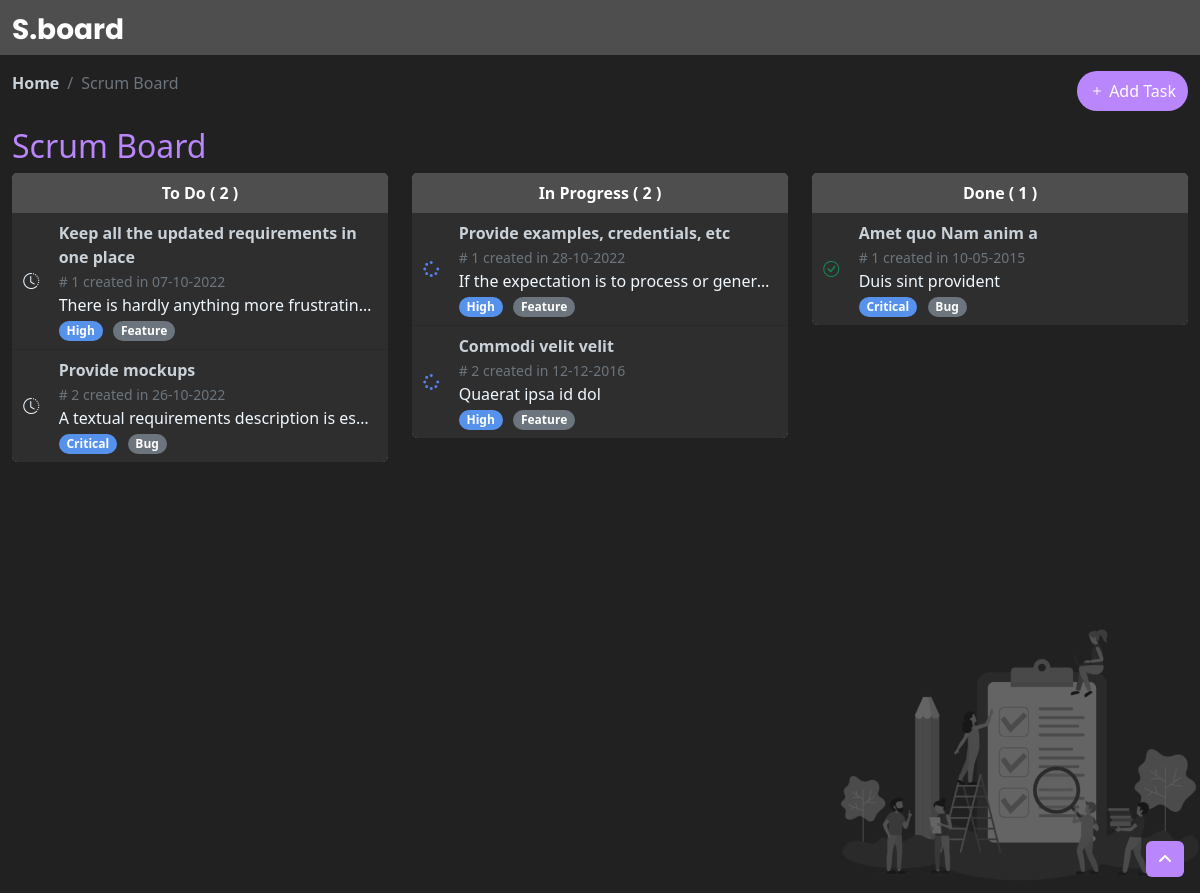
The page / on the database its author committed.
### tables this page shows
CREATE TABLE IF NOT EXISTS `tasks` (
  `id` int NOT NULL AUTO_INCREMENT,
  `title` varchar(255) NOT NULL,
  `type_id` int NOT NULL,
  `priority_id` int NOT NULL,
  `status_id` int NOT NULL,
  `task_datetime` timestamp NOT NULL,
  `description` text NOT NULL,
  PRIMARY KEY (`id`),
  KEY `type_id` (`type_id`),
  KEY `priority_id` (`priority_id`),
  KEY `status_id` (`status_id`)
);

CREATE TABLE IF NOT EXISTS `priorities` (
  `id` int NOT NULL AUTO_INCREMENT,
  `name` varchar(255) NOT NULL,
  PRIMARY KEY (`id`)
);

CREATE TABLE IF NOT EXISTS `types` (
  `id` int NOT NULL AUTO_INCREMENT,
  `name` varchar(255) NOT NULL,
  PRIMARY KEY (`id`)
);

### scripts.php (called while the page is built, shortened)
<?php
include('database.php');
function getTasks($status)
{
    global $conn;
    $sql = "SELECT
        ta.id as id ,
        ta.title as title ,
        ty.name as type,
        s.name as status,
        s.id as id_status,
        p.name as priority,
        p.id as id_priority,
        ta.task_datetime as date,
        ta.description as description
    FROM
        tasks as ta ,
        priorities as p ,
        statuses as s ,
        types as ty
    WHERE
        ta.type_id = ty.id
    and
        ta.status_id = s.id
    and
        ta.priority_id = p.id
    and
        s.name= '$status'";
    $res = $conn->query($sql);
    return $res;
}

### index.php (the view, shortened to what this page needs)
<?php
include('scripts.php');
$toDo = getTasks('To Do');
$inProgress = getTasks('In Progress');
$done = getTasks('Done');
?>
<!DOCTYPE html>
<html lang="en">
<head>
	<link rel="stylesheet" href="assets/css/default/app.min.css">
	<link rel="stylesheet" href="https://cdn.jsdelivr.net/npm/bootstrap-icons@1.9.1/font/bootstrap-icons.css" />
	<link rel="stylesheet" href="https://cdnjs.cloudflare.com/ajax/libs/font-awesome/6.2.0/css/all.min.css" />
	<link rel="stylesheet" href="https://cdnjs.cloudflare.com/ajax/libs/limonte-sweetalert2/11.6.1/sweetalert2.min.css" />
	<link href="assets/css/style.css" rel="stylesheet" />
</head>
<body class="main-style">
	<div id="app" class="app-without-sidebar">
		<header>
			<nav class="navbar header-color">
				<div class="container-fluid">
					<a class="navbar-brand" href="#">
						<h3 class="fw-bold text-white logo">S.board</h3>
					</a>
				</div>
			</nav>
			<div class="container-fluid">
				<div class="bread">
					<ol class="breadcrumb">
						<li class="breadcrumb-item"><a href="#" class="text-decoration-none fw-bold title">Home</a></li>
						<li class="breadcrumb-item active title" aria-current="page">Scrum Board</li>
					</ol>
					<button type="button" class="btn btn-secondary rounded-pill float-end btn-add-task" onclick="addTask()" data-bs-toggle="modal" data-bs-target="#myModal">
						<i class="bi bi-plus"></i>
						Add Task
					</button>
				</div>
				<h2 class="title-board">Scrum Board</h2>
			</div>
		</header>
		<div id="content" class="app-content container-fluid">
			<div class="row" id="all-tasks">
				<div class="col-md-4 col-sm-12 mb-3">
					<div class="card">
						<div class="card-header text-center header-color text-white bg-dark fw-bold list-header-color">
							To Do (<span id="count-todo">
								<?= mysqli_num_rows($toDo); ?>
							</span>)
						</div>
						<div class="list-group list-group-flush" id="toDo">
							<?php
							foreach ($toDo as $key => $row) { ?>
								<button type="button" class="list-group-item card-color" data-status="<?= $row['id_status'] ?>" data-id="<?= $row['id'] ?>" id="<?= $row['id'] ?>" onclick="getTask(<?= $row['id'] ?>)">
									<div class="row">
										<div class="col-1 my-auto d-flex justify-content-center">
											<i class="fa-solid d-flex bi bi-clock-history"></i>
										</div>
										<div class="col-11">
											<p class="fs-6 fw-semibold title m-0" data="<?= $row['title'] ?>">
												<?= $row['title'] ?>
											</p>
											<small class="fw-light text-muted" data="<?= $row['date'] ?>">#
												<?= $key + 1 ?> created in
												<?= date('d-m-Y', strtotime($row['date'])) ?>
											</small>
											<div class="text-truncate text-break" data="<?= $row['description'] ?>" title="<?= $row['description'] ?>">
												<?= $row['description'] ?>
											</div>
											<span class="badge rounded-pill text-white blue-color" data="<?= $row['id_priority'] ?>">
												<?= $row['priority'] ?>
											</span>
											<span class="badge rounded-pill text-bg-secondary" data="<?= $row['type'] ?>">
												<?= $row['type'] ?>
											</span>
										</div>
									</div>
								</button>
							<?php
							}
							?>
						</div>
					</div>
				</div>
				<div class="col-md-4 col-sm-12 mb-3">
					<div class="card">
						<div class="card-header text-center header-color text-white bg-dark fw-bold list-header-color">
							In Progress (<span id="count-in-progress">
								<?= mysqli_num_rows($inProgress); ?>
							</span>)</div>
						<div class="list-group list-group-flush" id="inProgress">
							<?php
							foreach ($inProgress as $key => $row) { ?>
								<button type="button" class="list-group-item card-color" data-status="<?= $row['id_status'] ?>" data-id="<?= $row['id'] ?>" id="<?= $row['id'] ?>" onclick="getTask(<?= $row['id'] ?>)">
									<div class="row">
										<div class="col-1 my-auto d-flex justify-content-center">
											<i class="fa-solid d-flex fa-spinner fa-spin-pulse"></i>
										</div>
										<div class="col-11">
											<p class="fs-6 fw-semibold title m-0" data="<?= $row['title'] ?>">
												<?= $row['title'] ?>
											</p>
											<small class="fw-light text-muted" data="<?= $row['date'] ?>">#
												<?= $key + 1 ?> created in
												<?= date('d-m-Y', strtotime($row['date'])) ?>
											</small>
											<div class="text-truncate text-break" data="<?= $row['description'] ?>" title="<?= $row['description'] ?>">
												<?= $row['description'] ?>
											</div>
											<span class="badge rounded-pill text-white blue-color" data="<?= $row['id_priority'] ?>">
												<?= $row['priority'] ?>
											</span>
											<span class="badge rounded-pill text-bg-secondary" data="<?= $row['type'] ?>">
												<?= $row['type'] ?>
											</span>
										</div>
									</div>
								</button>
							<?php
							}
							?>
						</div>
					</div>
				</div>
				<div class="col-md-4 col-sm-12 mb-3">
					<div class="card">
						<div class="card-header text-center header-color text-white bg-dark fw-bold list-header-color">
							Done (<span id="count-done">
								<?= mysqli_num_rows($done); ?>
							</span>)</div>
						<div class="list-group list-group-flush" id="done">
							<?php
							foreach ($done as $key => $row) { ?>
								<button type="button" class="list-group-item card-color" data-status="<?= $row['id_status'] ?>" data-id="<?= $row['id'] ?>" id="<?= $row['id'] ?>" onclick="getTask(<?= $row['id'] ?>)">
									<div class="row">
										<div class="col-1 my-auto d-flex justify-content-center">
											<i class="fa-solid d-flex bi bi-check-circle text-success"></i>
										</div>
										<div class="col-11">
											<p class="fs-6 fw-semibold title m-0" data="<?= $row['title'] ?>">
												<?= $row['title'] ?>
											</p>
											<small class="fw-light text-muted" data="<?= $row['date'] ?>">#
												<?= $key + 1 ?> created in
												<?= date('d-m-Y', strtotime($row['date'])) ?>
											</small>
											<div class="text-truncate text-break" data="<?= $row['description'] ?>" title="<?= $row['description'] ?>">
												<?= $row['description'] ?>
											</div>
											<span class="badge rounded-pill text-white blue-color" data="<?= $row['id_priority'] ?>">
												<?= $row['priority'] ?>
											</span>
											<span class="badge rounded-pill text-bg-secondary" data="<?= $row['type'] ?>">
												<?= $row['type'] ?>
											</span>
										</div>
									</div>
								</button>
							<?php
							}
							?>
						</div>
					</div>
				</div>
			</div>
		</div>
	</div>
	<a id="to-top" class="btn btn-icon btn-circle btn-success btn-scroll-to-top btn-add-task" data-toggle="scroll-to-top">
		<i class="fa fa-angle-up"></i>
	</a>
</body>
</html>

### assets/css/style.css (style rules this page uses)
:root { --bg-color: #212121; --card-color: #2e2e2e; --header-color: #4e4e4e; --blue-color: #5680E9; --violet-color: #ba86fc; --hover-color: #474747; --yellow-color: #ECD06F; --violet-color: #ba86fc; --white-color: #fafafa; }
.logo { font-family: 'Poppins', sans-serif; padding-bottom: 0; margin-bottom: 0; }
.navbar-brand { padding-bottom: 0; margin-bottom: 0; }
.btn-scroll-to-top { position: fixed; right: 1rem; bottom: 1rem; cursor: pointer; }
.main-style { background-color: var(--bg-color); }
.app-content { background-color: var(--bg-color); min-height: 90vh; background: url(../img/cover/cover.png) no-repeat fixed; background-size: 360px; background-position: right bottom; }
.title-board { color: var(--violet-color); }
.title { color: #c9d1d9; }
.bread { padding: 1rem 0; display: flex; justify-content: space-between; }
.header-color { background-color: var(--header-color) !important; }
.btn-add-task { background-color: var(--violet-color) !important; --bs-btn-border-color: none; }
.card { --bs-card-border-color: none !important; }
.card-color { background-color: var(--card-color); color: aliceblue; }
.blue-color { background-color: #5692EC; margin-right: .4rem; }
.fa-spinner { color: var(--blue-color); }
.list-group-item { text-align: left !important; }

### rows shown on the page
tasks: title "Keep all the updated requirements in one place", task_datetime "07-10-2022", description "There is hardly anything more frustratin…", priority.name "High", type.name "Feature"
tasks: title "Provide mockups", task_datetime "26-10-2022", description "A textual requirements description is es…", priority.name "Critical", type.name "Bug"
tasks: title "Provide examples, credentials, etc", task_datetime "28-10-2022", description "If the expectation is to process or gener…", priority.name "High", type.name "Feature"
tasks: title "Commodi velit velit", task_datetime "12-12-2016", description "Quaerat ipsa id dol", priority.name "High", type.name "Feature"
tasks: title "Amet quo Nam anim a", task_datetime "10-05-2015", description "Duis sint provident", priority.name "Critical", type.name "Bug"

### other values the page prints
mysqli_num_rows($toDo) "2"
mysqli_num_rows($inProgress) "2"
mysqli_num_rows($done) "1"
